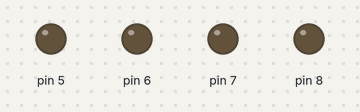
Bench run of a sketch on a simulated Arduino Uno, built with avr-gcc and run on an emulated ATmega328P. Shown: output pins drawn as LEDs (lit = HIGH).

Above: at 0.5 s.
At 2.5 s:
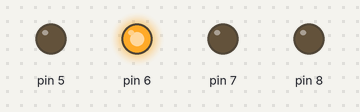
At 5.5 s:
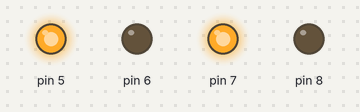
At 10.5 s:
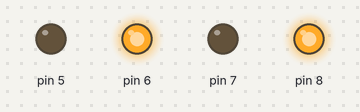
At 15.5 s:
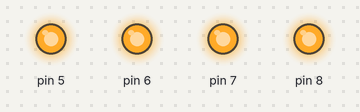
At 20.5 s:
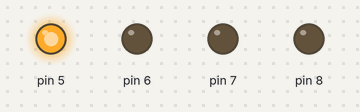
Timing chart, 0 to 21.9 s (numbered marks = the images above):
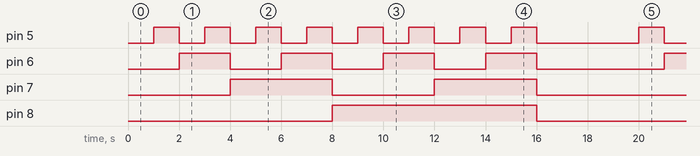

Measured:
- by itself, pin 5: goes 7 × (HIGH 1.0 s, LOW 1.0 s), HIGH 1.0 s, LOW 4.0 s, 7 × (HIGH 1.0 s, LOW 1.0 s), HIGH 1.0 s, LOW 4.0 s, then HIGH
- by itself, pin 6: goes 3 × (HIGH 2.0 s, LOW 2.0 s), HIGH 2.0 s, LOW 5.0 s, 3 × (HIGH 2.0 s, LOW 2.0 s), HIGH 2.0 s, then LOW
- by itself, pin 7: LOW → HIGH at 4.0 s, → LOW 4.0 s later, → HIGH 4.0 s later, → LOW 4.0 s later, … (8 changes in this stretch)
- by itself, pin 8: alternates HIGH for 8.0 s and LOW for 11.0 s

The sketch:

P1.4_Array_binari.ino
```cpp
/*************************************************************************
**                                                                      **
**                      Descripción programa                            **
**                                                                      **
*************************************************************************/

//******  Includes  ******************************************************


//******  Variables  *****************************************************

int t=1000;

//******  Setup  *********************************************************


void setup()
{
  pinMode(5, OUTPUT);
  pinMode(6, OUTPUT);
  pinMode(7, OUTPUT);
  pinMode(8, OUTPUT);

}

  void loop()
{
  digitalWrite(5, LOW);
  digitalWrite(6, LOW);
  digitalWrite(7, LOW);
  digitalWrite(8, LOW);


  delay(t);

  digitalWrite(5, HIGH);  //1
  digitalWrite(6, LOW);
  digitalWrite(7, LOW);
  digitalWrite(8, LOW);


  delay(t);

  digitalWrite(5, LOW);  //2
  digitalWrite(6, HIGH);
  digitalWrite(7, LOW);
  digitalWrite(8, LOW);


  delay(t);

  digitalWrite(5, HIGH);  //3
  digitalWrite(6, HIGH);
  digitalWrite(7, LOW);
  digitalWrite(8, LOW);


  delay(t);

  digitalWrite(5, LOW);  //4
  digitalWrite(6, LOW);
  digitalWrite(7, HIGH);
  digitalWrite(8, LOW);


  delay(t);

  digitalWrite(5, HIGH);  //5
  digitalWrite(6, LOW);
  digitalWrite(7, HIGH);
  digitalWrite(8, LOW);


  delay(t);

  digitalWrite(5, LOW);  //6
  digitalWrite(6, HIGH);
  digitalWrite(7, HIGH);
  digitalWrite(8, LOW);


  delay(t);

  digitalWrite(5, HIGH);  //7
  digitalWrite(6, HIGH);
  digitalWrite(7, HIGH);
  digitalWrite(8, LOW);


  delay(t);

  digitalWrite(5, LOW);  //8
  digitalWrite(6, LOW);
  digitalWrite(7, LOW);
  digitalWrite(8, HIGH);


  delay(t);

  digitalWrite(5, HIGH);  //9
  digitalWrite(6, LOW);
  digitalWrite(7, LOW);
  digitalWrite(8, HIGH);


  delay(t);

  digitalWrite(5, LOW);  //10
  digitalWrite(6, HIGH);
  digitalWrite(7, LOW);
  digitalWrite(8, HIGH);


  delay(t);

  digitalWrite(5, HIGH);  //11
  digitalWrite(6, HIGH);
  digitalWrite(7, LOW);
  digitalWrite(8, HIGH);


  delay(t);

  digitalWrite(5, LOW);  //12
  digitalWrite(6, LOW);
  digitalWrite(7, HIGH);
  digitalWrite(8, HIGH);


  delay(t);

  digitalWrite(5, HIGH);  //13
  digitalWrite(6, LOW);
  digitalWrite(7, HIGH);
  digitalWrite(8, HIGH);


  delay(t);

  digitalWrite(5, LOW);  //14
  digitalWrite(6, HIGH);
  digitalWrite(7, HIGH);
  digitalWrite(8, HIGH);


  delay(t);

  digitalWrite(5, HIGH);  //15
  digitalWrite(6, HIGH);
  digitalWrite(7, HIGH);
  digitalWrite(8, HIGH);

  delay(t);

  digitalWrite(5, LOW);
  digitalWrite(6, LOW);
  digitalWrite(7, LOW);
  digitalWrite(8, LOW);

  delay(3000);


}
```
